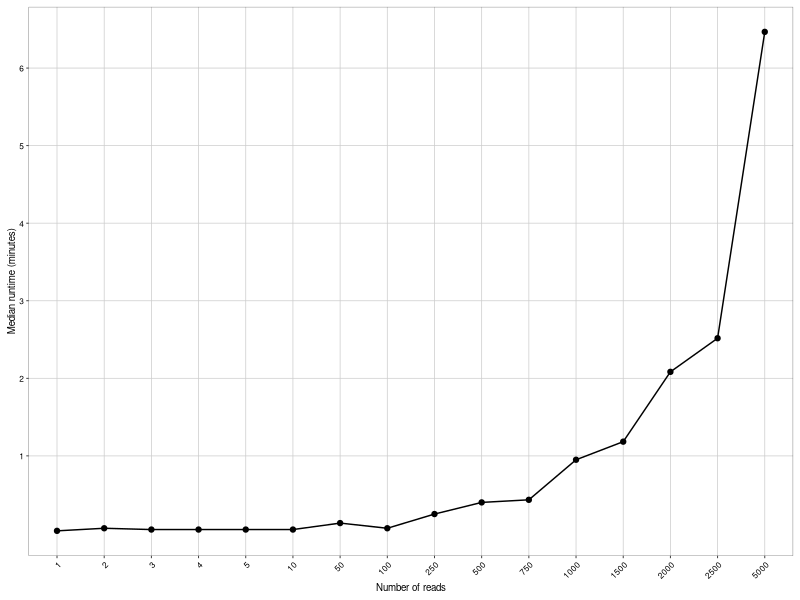

Source code (R): (Note: this script raises an error after producing the figure.)
## ---- chunk 1
library(dplyr)
library(lubridate)
library(ggplot2)
## ---- chunk 2
#taken from
#/home/jonas/mnt_AG_Imkeller/group_members/schuck/nanoairr/manuscript/data/subsampling/new/sp8/2_longairr_out/subsample.log


# TODO use new subsample log: ~/mnt_AG_Imkeller/group_members/schuck/manuscripts/longairr/1_samples_longairr/1_longairr_revision/manuscript_analysis/large_groups_subsampling/sp8/2_results/ACGTAGATTGCTGATGTACCCCAGGAAG/subsample.log

runtime_df <- data.frame(
  subsample = c( 5000, 2500, 2000, 1500, 1000, 750, 500, 250, 100, 50, 10, 5, 4, 3, 2, 1,
                 5000, 2500, 2000, 1500, 1000, 750, 500, 250, 100, 50, 10, 5, 4, 3, 2, 1,
                 5000, 2500, 2000, 1500, 1000, 750, 500, 250, 100, 50, 10, 5, 4, 3, 2, 1,
                 5000, 2500, 2000, 1500, 1000, 750, 500, 250, 100, 50, 10, 5, 4, 3, 2, 1,
                    5000,       2500,       2000,       1500,     1000,       750,         500,        250,        100,        50,          10,         5,          4,          3,          2,          1),
  elapsed   = c("00:06:28", "00:02:44", "00:01:44","00:00:58", "00:00:57", "00:00:26", "00:00:22", "00:00:10", "00:00:03", "00:00:03", "00:00:07", "00:00:02", "00:00:09", "00:00:02", "00:00:04", "00:00:02",
                "00:09:04", "00:02:31", "00:02:05","00:01:29", "00:00:42", "00:00:35", "00:00:19", "00:00:15", "00:00:08", "00:00:09", "00:00:03", "00:00:03", "00:00:03", "00:00:02", "00:00:02", "00:00:03",
                "00:05:29", "00:01:32", "00:02:26","00:00:59", "00:00:53", "00:00:18", "00:00:49", "00:00:30", "00:00:04", "00:00:08", "00:00:02", "00:00:07", "00:00:02", "00:00:03", "00:00:04", "00:00:03",
                "00:05:52", "00:02:41", "00:02:23","00:01:11", "00:01:03", "00:00:26", "00:01:00", "00:00:06", "00:00:05", "00:00:03", "00:00:03", "00:00:02", "00:00:03", "00:00:06", "00:00:03", "00:00:02", 
                "00:08:09", "00:02:04", "00:01:35","00:01:25", "00:01:06", "00:00:26", "00:00:24", "00:00:25", "00:00:03", "00:00:12", "00:00:03", "00:00:03", "00:00:02", "00:00:03", "00:00:04", "00:00:02"))

# Convert to seconds / minutes
runtime_df <- runtime_df %>%
  mutate(runtime_sec = period_to_seconds(hms(elapsed)),
         runtime_min = runtime_sec / 60)

runtime_df
## ---- chunk 3
summary_df <- runtime_df %>%
  group_by(subsample) %>%
  summarise(
    mean_sec   = mean(runtime_sec),
    median_sec = median(runtime_sec),
    mean_min   = mean(runtime_min),
    median_min = median(runtime_min),
    .groups = "drop")

#check
head(summary_df)
## ---- chunk 4
runtime_large_main <- ggplot(summary_df, aes(x = factor(subsample), y = median_min, group = 1)) +
  geom_line(color = "black", linewidth = 0.5) +
  geom_point(size = 1.5, color = "black") +
  labs(x = "Number of reads", y = "Median runtime (minutes)") +
  scale_y_continuous(breaks = c(1, 2, 3, 4, 5, 6, 7, 8)) +
  theme_bw(base_size = 7) +
  theme(
    panel.grid.minor = element_blank(),
    panel.grid.major = element_line(linewidth = 0.25, color = "grey80"),
    panel.border = element_rect(linewidth = 0.2),
    axis.title = element_text(size = 7, color = "black"),
    axis.text = element_text(size = 6, color = "black"),
    axis.text.x = element_text(size = 6, color = "black", angle = 45, hjust = 1, vjust = 1),
    axis.text.y = element_text(size = 6, color = "black"),
    plot.margin = margin(0, 0, 0, 0),
    panel.background = element_rect(fill = "white", color = NA),
    plot.background = element_rect(fill = "white", color = NA))
## ---- chunk 5
s3_f <- runtime_large_main + patchwork::plot_annotation(theme = theme(plot.margin = margin(l=5, 5, 5, 5)))
s3_f
## ---- chunk 6
save_dir <- file.path("~/mnt_AG_Imkeller/group_members/schuck/manuscripts/longairr/3_revision/3_supplementary/supp3/intermediates/")
saveRDS(s3_f, file=file.path(save_dir, "s3_f.rds"))
## ---- chunk 7
sessionInfo()
